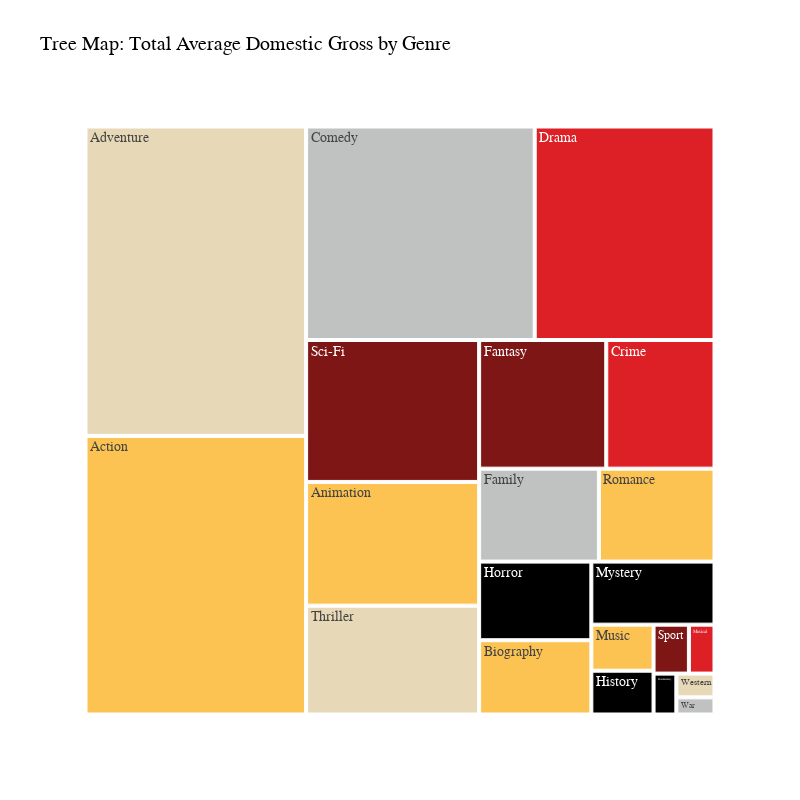

The code cell stored with this chart in its notebook:
### Markdown cell above
<span style="background-color:#fffec8; font-weight:bold">This is interesting. Almost 40% of the 100 top grossing movies of all time fall into the top three, all-time grossing genres of Action, Adventure, and Comedy.</span>

### Code cell
import plotly.express as px

# Define the custom color sequence
color_sequence = ['#DC2026', '#7E1616', '#FCC252', '#C0C1C1', '#000000', '#e7d9b8']

# Creating the tree map using Plotly with the custom color sequence
fig = px.treemap(genre_summary, 
                 path=['genre'], 
                 values='cpi_avg_domestic_gross', 
                 title='Tree Map: Total Average Domestic Gross by Genre',
                 color='genre',  # Should I add another categorical variable?
                 color_discrete_sequence=color_sequence)

# Updating layout and axis labels
fig.update_layout(
    title='Tree Map: Total Average Domestic Gross by Genre',
    height=800,
    width=800,
    font=dict(
        family="Times New Roman, serif",  # Set font family
        size=14,  # Set font size
        color="black"  # Set font color
    )
)

# Show plot
fig.show()

### Figure 1 — Plotly figure (JSON) as saved in the notebook; plotly's stock layout.template omitted (floating-point values rounded to 4 significant figures)
{"data": [{"branchvalues": "total", "customdata": [["Adult"], ["Sport"], ["Action"], ["Comedy"], ["History"], ["Adventure"], ["Drama"], ["Reality-TV"], ["Animation"], ["Family"], ["Documentary"], ["Thriller"], ["Musical"], ["Game-Show"], ["Music"], ["News"], ["Horror"], ["Short"], ["Talk-Show"], ["Fantasy"], ["Biography"], ["War"], ["Mystery"], ["Western"], ["Crime"], ["Sci-Fi"], ["Romance"]], "domain": {"x": [0, 1], "y": [0, 1]}, "hovertemplate": "labels=%{label}<br>cpi_avg_domestic_gross=%{value}<br>parent=%{parent}<br>id=%{id}<br>genre=%{customdata[0]}<extra></extra>", "ids": ["Adult", "Sport", "Action", "Comedy", "History", "Adventure", "Drama", "Reality-TV", "Animation", "Family", "Documentary", "Thriller", "Musical", "Game-Show", "Music", "News", "Horror", "Short", "Talk-Show", "Fantasy", "Biography", "War", "Mystery", "Western", "Crime", "Sci-Fi", "Romance"], "labels": ["Adult", "Sport", "Action", "Comedy", "History", "Adventure", "Drama", "Reality-TV", "Animation", "Family", "Documentary", "Thriller", "Musical", "Game-Show", "Music", "News", "Horror", "Short", "Talk-Show", "Fantasy", "Biography", "War", "Mystery", "Western", "Crime", "Sci-Fi", "Romance"], "marker": {"colors": ["#DC2026", "#7E1616", "#FCC252", "#C0C1C1", "#000000", "#e7d9b8", "#DC2026", "#7E1616", "#FCC252", "#C0C1C1", "#000000", "#e7d9b8", "#DC2026", "#7E1616", "#FCC252", "#C0C1C1", "#000000", "#e7d9b8", "#DC2026", "#7E1616", "#FCC252", "#C0C1C1", "#000000", "#e7d9b8", "#DC2026", "#7E1616", "#FCC252"]}, "name": "", "parents": ["", "", "", "", "", "", "", "", "", "", "", "", "", "", "", "", "", "", "", "", "", "", "", "", "", "", ""], "type": "treemap", "values": [0, 1476000000.0, 52390000000.0, 41600000000.0, 2322000000.0, 58190000000.0, 32720000000.0, 0, 18250000000.0, 9490000000.0, 795100000.0, 16050000000.0, 1067000000.0, 0, 2441000000.0, 16580.0, 7522000000.0, 0, 0, 13940000000.0, 7104000000.0, 557200000.0, 6619000000.0, 772700000.0, 11870000000.0, 20930000000.0, 9157000000.0]}], "layout": {"font": {"color": "black", "family": "Times New Roman, serif", "size": 14}, "height": 800, "legend": {"tracegroupgap": 0}, "title": {"text": "Tree Map: Total Average Domestic Gross by Genre"}, "treemapcolorway": ["#DC2026", "#7E1616", "#FCC252", "#C0C1C1", "#000000", "#e7d9b8"], "width": 800}}
